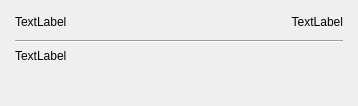
<?xml version="1.0" encoding="UTF-8"?>
<ui version="4.0">
 <class>Form</class>
 <widget class="QWidget" name="Form">
  <property name="geometry">
   <rect>
    <x>0</x>
    <y>0</y>
    <width>358</width>
    <height>106</height>
   </rect>
  </property>
  <property name="minimumSize">
   <size>
    <width>0</width>
    <height>0</height>
   </size>
  </property>
  <property name="windowTitle">
   <string>Form</string>
  </property>
  <layout class="QGridLayout" name="gridLayout">
   <property name="leftMargin">
    <number>0</number>
   </property>
   <property name="topMargin">
    <number>0</number>
   </property>
   <property name="rightMargin">
    <number>0</number>
   </property>
   <property name="bottomMargin">
    <number>0</number>
   </property>
   <property name="horizontalSpacing">
    <number>5</number>
   </property>
   <item row="0" column="0">
    <widget class="QStackedWidget" name="note_stacked_widget">
     <property name="currentIndex">
      <number>0</number>
     </property>
     <widget class="QWidget" name="note_page">
      <layout class="QGridLayout" name="gridLayout_2">
       <property name="leftMargin">
        <number>15</number>
       </property>
       <property name="topMargin">
        <number>10</number>
       </property>
       <property name="rightMargin">
        <number>15</number>
       </property>
       <property name="bottomMargin">
        <number>10</number>
       </property>
       <item row="0" column="1">
        <widget class="QLabel" name="deadline">
         <property name="maximumSize">
          <size>
           <width>16777215</width>
           <height>24</height>
          </size>
         </property>
         <property name="text">
          <string>TextLabel</string>
         </property>
         <property name="alignment">
          <set>Qt::AlignRight|Qt::AlignTrailing|Qt::AlignVCenter</set>
         </property>
        </widget>
       </item>
       <item row="0" column="0">
        <widget class="QLabel" name="date">
         <property name="maximumSize">
          <size>
           <width>16777215</width>
           <height>24</height>
          </size>
         </property>
         <property name="text">
          <string>TextLabel</string>
         </property>
        </widget>
       </item>
       <item row="2" column="0" colspan="2">
        <widget class="QLabel" name="content">
         <property name="sizePolicy">
          <sizepolicy hsizetype="Preferred" vsizetype="Preferred">
           <horstretch>0</horstretch>
           <verstretch>0</verstretch>
          </sizepolicy>
         </property>
         <property name="text">
          <string>TextLabel</string>
         </property>
         <property name="alignment">
          <set>Qt::AlignLeading|Qt::AlignLeft|Qt::AlignTop</set>
         </property>
         <property name="wordWrap">
          <bool>true</bool>
         </property>
        </widget>
       </item>
       <item row="1" column="0" colspan="2">
        <widget class="Line" name="line_rule">
         <property name="orientation">
          <enum>Qt::Horizontal</enum>
         </property>
        </widget>
       </item>
      </layout>
     </widget>
     <widget class="QWidget" name="note_controls">
      <layout class="QHBoxLayout" name="horizontalLayout_2">
       <property name="leftMargin">
        <number>15</number>
       </property>
       <property name="topMargin">
        <number>0</number>
       </property>
       <property name="rightMargin">
        <number>15</number>
       </property>
       <property name="bottomMargin">
        <number>0</number>
       </property>
       <item>
        <widget class="QPushButton" name="markcompleted">
         <property name="sizePolicy">
          <sizepolicy hsizetype="Preferred" vsizetype="Fixed">
           <horstretch>3</horstretch>
           <verstretch>0</verstretch>
          </sizepolicy>
         </property>
         <property name="text">
          <string>Completed</string>
         </property>
         <attribute name="buttonGroup">
          <string notr="true">button_group</string>
         </attribute>
        </widget>
       </item>
       <item>
        <widget class="QPushButton" name="editnote">
         <property name="sizePolicy">
          <sizepolicy hsizetype="Minimum" vsizetype="Fixed">
           <horstretch>0</horstretch>
           <verstretch>0</verstretch>
          </sizepolicy>
         </property>
         <property name="text">
          <string>Edit</string>
         </property>
         <attribute name="buttonGroup">
          <string notr="true">button_group</string>
         </attribute>
        </widget>
       </item>
       <item>
        <widget class="QPushButton" name="deletenote">
         <property name="sizePolicy">
          <sizepolicy hsizetype="Minimum" vsizetype="Fixed">
           <horstretch>0</horstretch>
           <verstretch>0</verstretch>
          </sizepolicy>
         </property>
         <property name="text">
          <string>Delete</string>
         </property>
         <attribute name="buttonGroup">
          <string notr="true">button_group</string>
         </attribute>
        </widget>
       </item>
      </layout>
     </widget>
    </widget>
   </item>
  </layout>
 </widget>
 <resources/>
 <connections/>
 <buttongroups>
  <buttongroup name="button_group"/>
 </buttongroups>
</ui>
